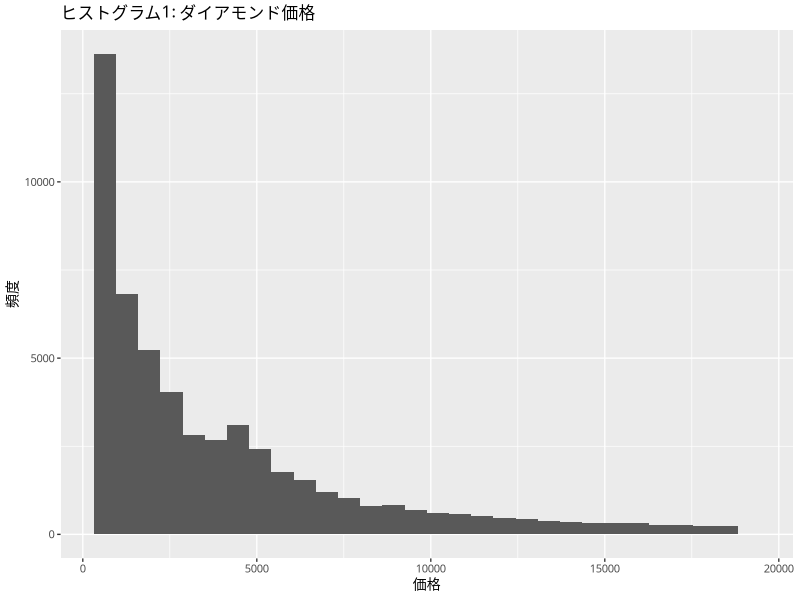
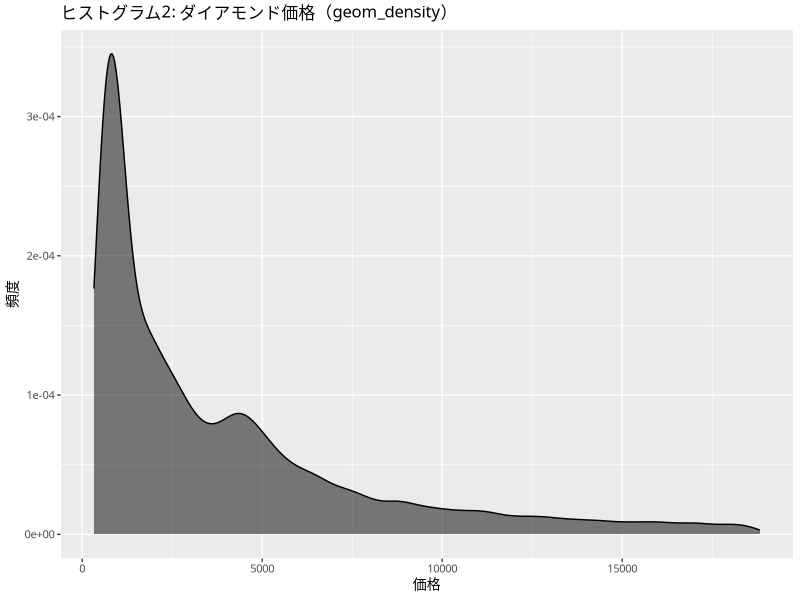
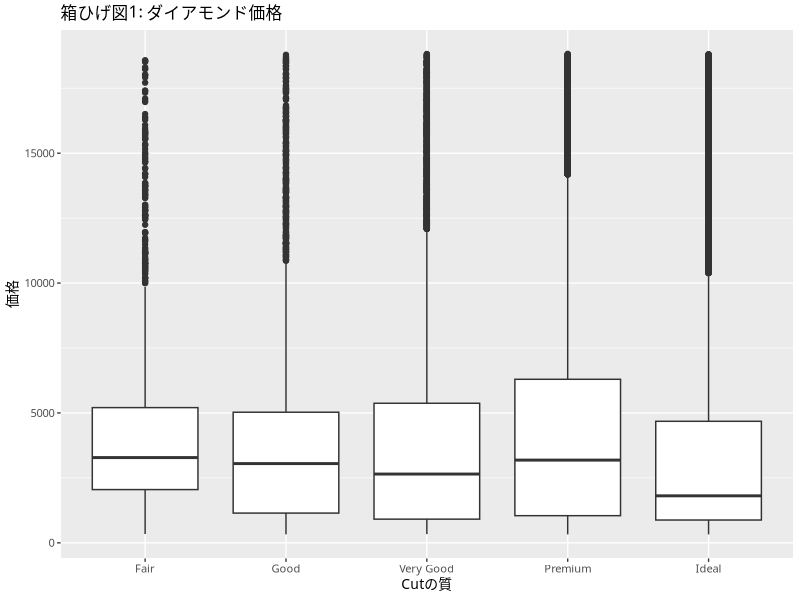
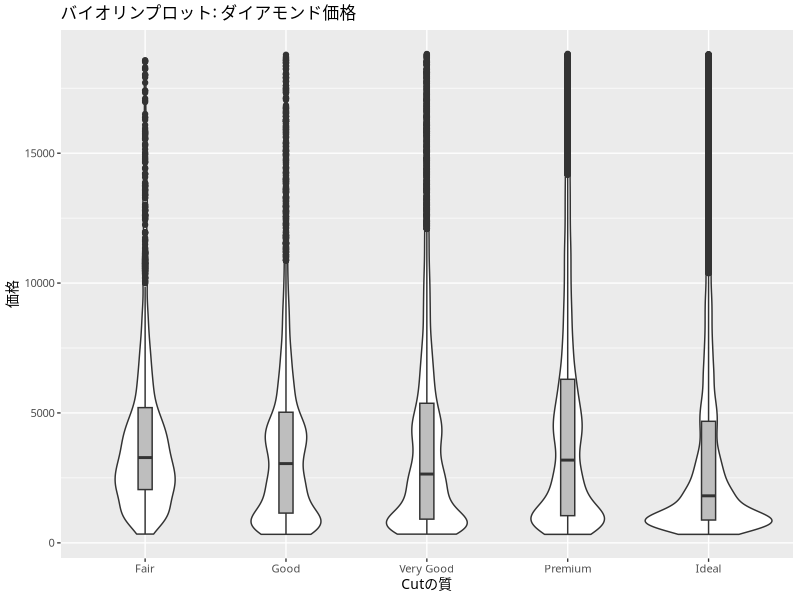
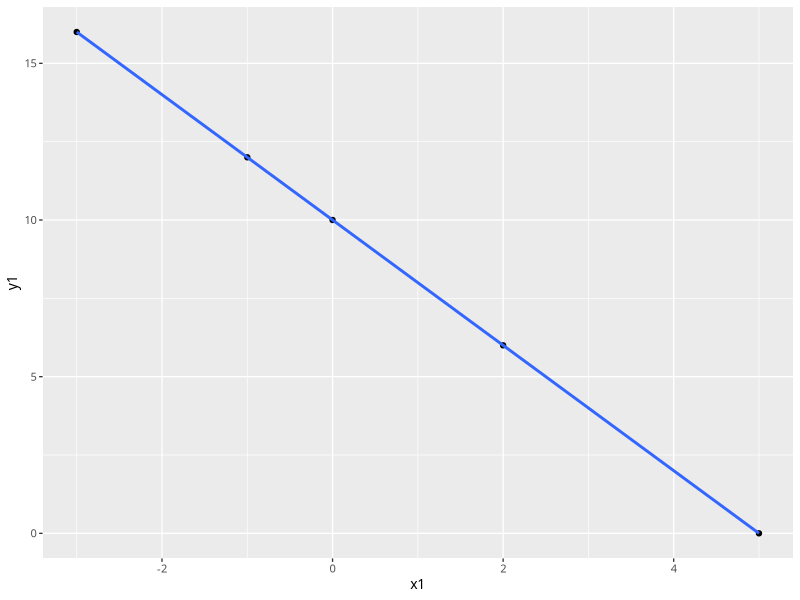
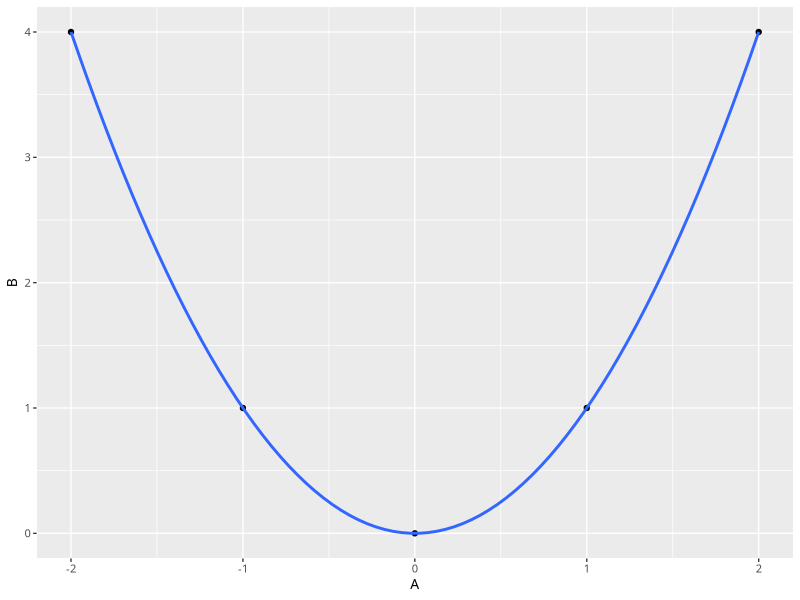
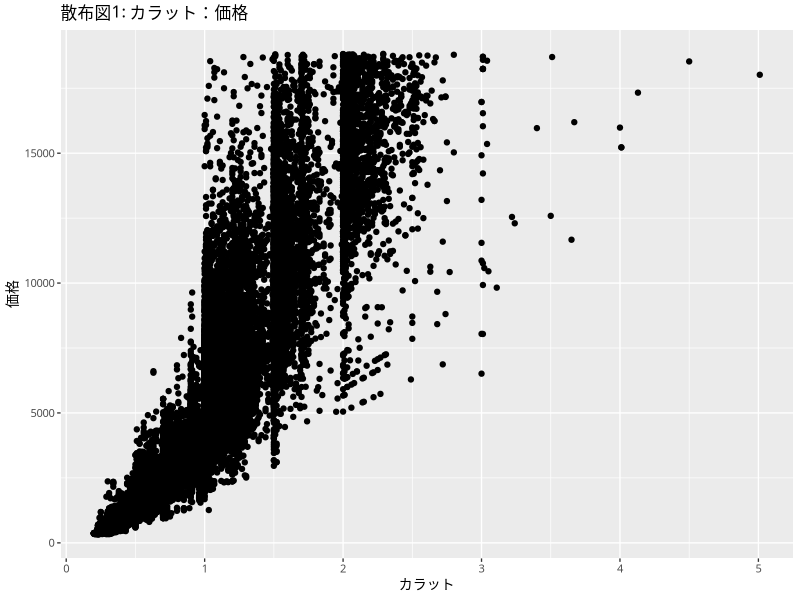
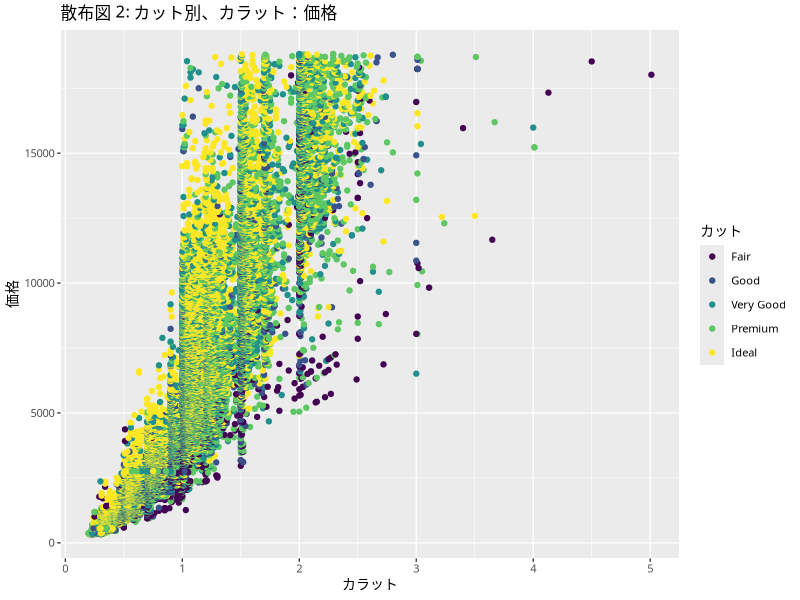

R code for these plots, in order:
## ---- chunk 1
library(tidyverse)
library(readr)
library(readxl)
## ---- chunk 2
idpos <- readr::read_csv("data/2022idpos.csv", na = ".")
## ---- chunk 3
head(idpos)
## ---- chunk 4
names(idpos)
glimpse(idpos)
## ---- chunk 5
(10-6) %>% sqrt()
## ---- chunk 6
(10-2) %>% 
  seq(from = 2, to = ., by = 2)
## ---- chunk 7
firmdata <- readxl::read_xlsx("data/MktRes_firmdata.xlsx")
## ---- chunk 8
firm2018_check <- firmdata %>% 
  filter(fyear == 2018) %>% 
  select(legalname, fyear, sales, labor_cost, emp, temp) %>% 
  mutate(wage = labor_cost/(temp+emp), na.rm=TRUE) %>% 
  arrange(desc(wage))

head(firm2018_check, n = 10)
## ---- chunk 9
d <- c(1, 3, 2, 5, 4)
median(d)
d2 <- c(1, 3, 2, 5, 4, 6)
median(d2)

## ---- chunk 10
math <- c(3,3,5,5,5,5,5,7,7)
jpn <-  c(2,3,3,5,5,5,7,7,8)

mean(math)
mean(jpn)
## ---- chunk 11
var(math)
var(jpn)
## ---- chunk 12
firm2018 <- firmdata %>% 
  filter(fyear == 2018)

table(firm2018$ind_en)
## ---- chunk 13
firm2018 <- firm2018 %>% 
  mutate(ad_dummy = ifelse(adint > median(adint),1, 0))
with(firm2018, table(ind_en,ad_dummy))
## ---- chunk 14
firm2018 %>% 
  filter(ad_dummy == 1) %>% 
  with(table(ind_en))
## ---- chunk 15
firm2018 %>% 
  group_by(ind_en) %>% 
  summarize(obs = n(),
            sales_m = mean(sales),
            sales_sd = sd(sales),
            adint_m = mean(adint),
            adint_sd = sd(adint))
## ---- chunk 16
head(diamonds)
## ---- chunk 17
#For mac users
theme_set(theme_gray(base_size = 10, base_family = "HiraMinProN-W3"))
## ---- chunk 18
p1 <- ggplot(diamonds, mapping = aes(x = price))
p1 + geom_histogram() +
  labs(x = "価格", y = "頻度",
       title = "ヒストグラム1: ダイアモンド価格")
## ---- chunk 19
p1 + geom_density(fill = "black", alpha = 0.5) +
  labs(x = "価格", y = "頻度",
       title = "ヒストグラム2: ダイアモンド価格（geom_density）")
## ---- chunk 20
p2 <- ggplot(diamonds, mapping = aes(x = cut, y = price))
p2 + geom_boxplot() +
  labs(x = "Cutの質", y = "価格",
       title = "箱ひげ図1: ダイアモンド価格")

## ---- chunk 21
p2 + geom_violin() +
  geom_boxplot(fill = "gray", width = 0.1) +
  labs(x = "Cutの質", y = "価格",
       title = "バイオリンプロット: ダイアモンド価格")

## ---- chunk 22
X <- tibble(x1 = c(-3, -1, 0, 2, 5), y1 = c(16, 12, 10, 6, 0), y2 = c(8, 6, 5, 3, 0))
X
## ---- chunk 23
cor(X$x1, X$y1)

ggplot(data = X, mapping = aes(x = x1, y = y1)) + 
  geom_point() +
  geom_smooth(method = lm)
## ---- chunk 24
AB <- tibble(A = c(-2, -1, 0, 1, 2), B = c(4, 1, 0, 1, 4))
AB
## ---- chunk 25
cor(AB$A, AB$B)
## ---- chunk 26
ggplot(data = AB, mapping = aes(x = A, y = B)) + 
  geom_point() + 
  geom_smooth(method = lm, formula = y ~ x + I(x^2), se = FALSE)
## ---- chunk 27
cov(diamonds$carat,diamonds$price)
cor(diamonds$carat,diamonds$price)
## ---- chunk 28
p3 <- ggplot(diamonds, mapping = aes(x = carat, y = price))
p3 + geom_point() +
  labs(x = "カラット", y = "価格",
       title = "散布図1: カラット：価格")

## ---- chunk 29
p4 <- ggplot(diamonds, mapping = aes(x = carat, y = price, color = cut))
p4 + geom_point() +
  labs(x = "カラット", y = "価格", color = "カット",
       title = "散布図 2: カット別、カラット：価格")

## ---- chunk 30
p3 + geom_point() + facet_wrap(~cut) +
  labs(x = "カラット", y = "価格",
       title = "散布図 3: カット別、カラット：価格")

## ---- chunk 31
p5 <- diamonds %>% 
  filter(carat >= 1.0) %>% 
  ggplot(mapping = aes(x = price))
p5 + geom_histogram() +
  labs(x = "価格", y = "頻度",
       title = "ヒストグラム:1.00カラット以上")
p6 <- diamonds %>% 
  filter(carat < 1.0) %>% 
  ggplot(mapping = aes(x = price))
p6 + geom_histogram() +
  labs(x = "価格", y = "頻度",
       title = "ヒストグラム:1.00カラット未満")

